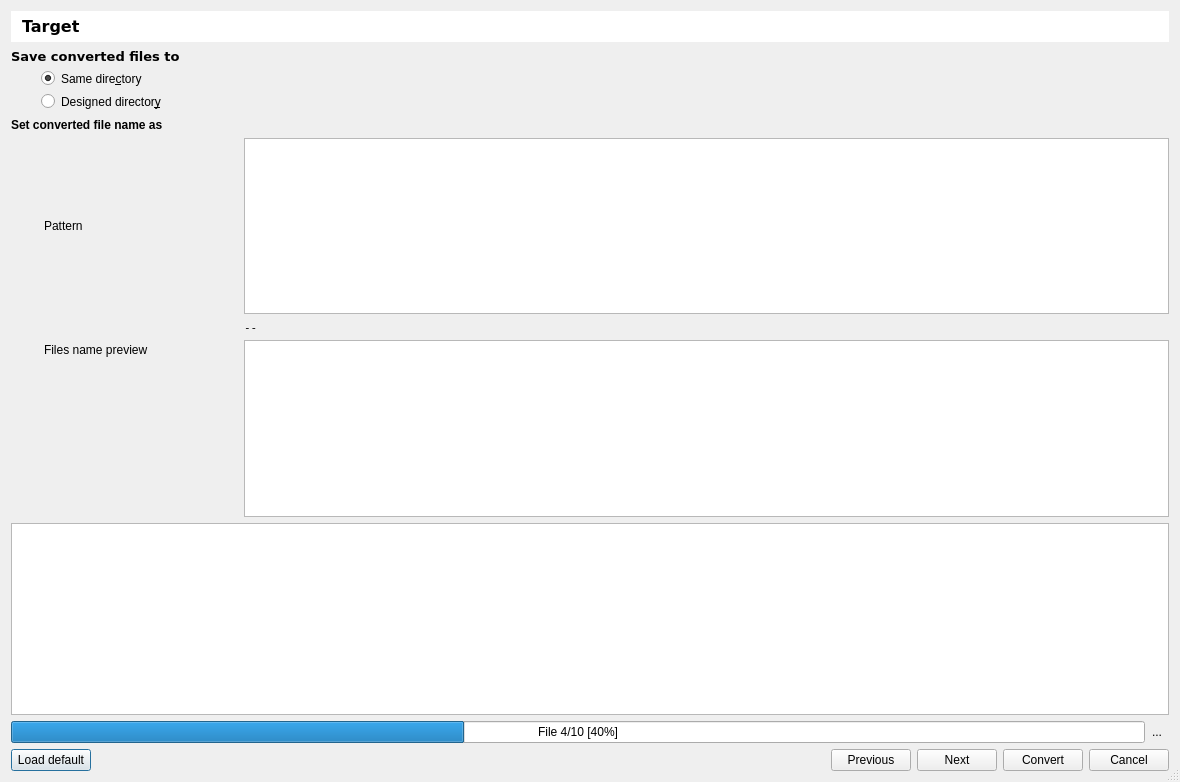
<?xml version="1.0" encoding="UTF-8"?>
<ui version="4.0">
 <class>Dialog</class>
 <widget class="QDialog" name="Dialog">
  <property name="geometry">
   <rect>
    <x>0</x>
    <y>0</y>
    <width>1180</width>
    <height>782</height>
   </rect>
  </property>
  <property name="sizePolicy">
   <sizepolicy hsizetype="Preferred" vsizetype="Preferred">
    <horstretch>0</horstretch>
    <verstretch>0</verstretch>
   </sizepolicy>
  </property>
  <property name="minimumSize">
   <size>
    <width>1180</width>
    <height>680</height>
   </size>
  </property>
  <property name="windowTitle">
   <string>Dialog</string>
  </property>
  <property name="sizeGripEnabled">
   <bool>true</bool>
  </property>
  <layout class="QVBoxLayout" name="verticalLayout">
   <item>
    <widget class="QStackedWidget" name="swPages">
     <property name="sizePolicy">
      <sizepolicy hsizetype="Preferred" vsizetype="Expanding">
       <horstretch>0</horstretch>
       <verstretch>0</verstretch>
      </sizepolicy>
     </property>
     <property name="layoutDirection">
      <enum>Qt::LeftToRight</enum>
     </property>
     <property name="currentIndex">
      <number>1</number>
     </property>
     <widget class="QWidget" name="pagePerimeter">
      <layout class="QGridLayout" name="gridLayout">
       <property name="leftMargin">
        <number>0</number>
       </property>
       <property name="topMargin">
        <number>0</number>
       </property>
       <property name="rightMargin">
        <number>0</number>
       </property>
       <property name="bottomMargin">
        <number>0</number>
       </property>
       <item row="1" column="0" colspan="4">
        <widget class="QLabel" name="label_2">
         <property name="sizePolicy">
          <sizepolicy hsizetype="Preferred" vsizetype="Maximum">
           <horstretch>0</horstretch>
           <verstretch>0</verstretch>
          </sizepolicy>
         </property>
         <property name="font">
          <font>
           <weight>75</weight>
           <bold>true</bold>
          </font>
         </property>
         <property name="text">
          <string>Define source of file list to export</string>
         </property>
        </widget>
       </item>
       <item row="4" column="0" colspan="4">
        <widget class="QLabel" name="label_3">
         <property name="sizePolicy">
          <sizepolicy hsizetype="Expanding" vsizetype="Fixed">
           <horstretch>0</horstretch>
           <verstretch>0</verstretch>
          </sizepolicy>
         </property>
         <property name="text">
          <string/>
         </property>
        </widget>
       </item>
       <item row="5" column="0" colspan="4">
        <widget class="QLabel" name="label_5">
         <property name="sizePolicy">
          <sizepolicy hsizetype="Preferred" vsizetype="Maximum">
           <horstretch>0</horstretch>
           <verstretch>0</verstretch>
          </sizepolicy>
         </property>
         <property name="font">
          <font>
           <pointsize>12</pointsize>
           <weight>75</weight>
           <bold>true</bold>
          </font>
         </property>
         <property name="styleSheet">
          <string notr="true">background-color: palette(light);padding: 6;</string>
         </property>
         <property name="text">
          <string>Format</string>
         </property>
         <property name="margin">
          <number>4</number>
         </property>
        </widget>
       </item>
       <item row="0" column="0" colspan="4">
        <widget class="QLabel" name="label">
         <property name="sizePolicy">
          <sizepolicy hsizetype="Preferred" vsizetype="Maximum">
           <horstretch>0</horstretch>
           <verstretch>0</verstretch>
          </sizepolicy>
         </property>
         <property name="font">
          <font>
           <pointsize>12</pointsize>
           <weight>75</weight>
           <bold>true</bold>
          </font>
         </property>
         <property name="styleSheet">
          <string notr="true">background-color: palette(light);padding: 6;</string>
         </property>
         <property name="text">
          <string>Perimeter</string>
         </property>
         <property name="margin">
          <number>4</number>
         </property>
        </widget>
       </item>
       <item row="2" column="0">
        <widget class="QRadioButton" name="rbPerimeterSelectPath">
         <property name="sizePolicy">
          <sizepolicy hsizetype="Maximum" vsizetype="Maximum">
           <horstretch>0</horstretch>
           <verstretch>0</verstretch>
          </sizepolicy>
         </property>
         <property name="toolTip">
          <string>&lt;html&gt;&lt;head/&gt;&lt;body&gt;&lt;p&gt;All directories and files from current path will be exported&lt;/p&gt;&lt;/body&gt;&lt;/html&gt;</string>
         </property>
         <property name="styleSheet">
          <string notr="true">padding-left: 30px</string>
         </property>
         <property name="text">
          <string>Selecte&amp;d path</string>
         </property>
         <attribute name="buttonGroup">
          <string notr="true">buttonGroupPerimeterSelection</string>
         </attribute>
        </widget>
       </item>
       <item row="3" column="3">
        <widget class="QLabel" name="lblPerimeterSelectSelNfo">
         <property name="sizePolicy">
          <sizepolicy hsizetype="Expanding" vsizetype="Preferred">
           <horstretch>0</horstretch>
           <verstretch>0</verstretch>
          </sizepolicy>
         </property>
         <property name="font">
          <font>
           <italic>true</italic>
          </font>
         </property>
         <property name="styleSheet">
          <string notr="true">padding-left: 15px</string>
         </property>
         <property name="text">
          <string>X files, X directories</string>
         </property>
        </widget>
       </item>
       <item row="6" column="0">
        <widget class="QLabel" name="label_4">
         <property name="font">
          <font>
           <weight>75</weight>
           <bold>true</bold>
          </font>
         </property>
         <property name="text">
          <string>Convert to</string>
         </property>
        </widget>
       </item>
       <item row="3" column="0">
        <widget class="QRadioButton" name="rbPerimeterSelectSel">
         <property name="sizePolicy">
          <sizepolicy hsizetype="Maximum" vsizetype="Maximum">
           <horstretch>0</horstretch>
           <verstretch>0</verstretch>
          </sizepolicy>
         </property>
         <property name="toolTip">
          <string>&lt;html&gt;&lt;head/&gt;&lt;body&gt;&lt;p&gt;All selected directories and files will be exported&lt;/p&gt;&lt;/body&gt;&lt;/html&gt;</string>
         </property>
         <property name="styleSheet">
          <string notr="true">padding-left: 30px</string>
         </property>
         <property name="text">
          <string>Selec&amp;ted files</string>
         </property>
         <attribute name="buttonGroup">
          <string notr="true">buttonGroupPerimeterSelection</string>
         </attribute>
        </widget>
       </item>
       <item row="2" column="3">
        <widget class="QLabel" name="lblPerimeterSelectPathNfo">
         <property name="sizePolicy">
          <sizepolicy hsizetype="MinimumExpanding" vsizetype="Preferred">
           <horstretch>0</horstretch>
           <verstretch>0</verstretch>
          </sizepolicy>
         </property>
         <property name="font">
          <font>
           <italic>true</italic>
          </font>
         </property>
         <property name="styleSheet">
          <string notr="true">padding-left: 15px</string>
         </property>
         <property name="text">
          <string>X files, X directories from &lt;b&gt;XXXX&lt;/b&gt;</string>
         </property>
        </widget>
       </item>
       <item row="7" column="2" colspan="2">
        <widget class="QStackedWidget" name="swSaveOptions">
         <property name="sizePolicy">
          <sizepolicy hsizetype="Preferred" vsizetype="MinimumExpanding">
           <horstretch>0</horstretch>
           <verstretch>0</verstretch>
          </sizepolicy>
         </property>
         <property name="currentIndex">
          <number>1</number>
         </property>
         <widget class="QWidget" name="pgSaveOptionsKra">
          <property name="sizePolicy">
           <sizepolicy hsizetype="Preferred" vsizetype="MinimumExpanding">
            <horstretch>0</horstretch>
            <verstretch>0</verstretch>
           </sizepolicy>
          </property>
          <layout class="QHBoxLayout" name="horizontalLayout_3">
           <property name="leftMargin">
            <number>0</number>
           </property>
           <property name="topMargin">
            <number>0</number>
           </property>
           <property name="rightMargin">
            <number>0</number>
           </property>
           <property name="bottomMargin">
            <number>0</number>
           </property>
           <item>
            <widget class="QLabel" name="label_7">
             <property name="font">
              <font>
               <italic>true</italic>
              </font>
             </property>
             <property name="text">
              <string>No options available for this format</string>
             </property>
             <property name="alignment">
              <set>Qt::AlignLeading|Qt::AlignLeft|Qt::AlignTop</set>
             </property>
            </widget>
           </item>
          </layout>
         </widget>
         <widget class="QWidget" name="pgSaveOptionsPng">
          <property name="sizePolicy">
           <sizepolicy hsizetype="Preferred" vsizetype="MinimumExpanding">
            <horstretch>0</horstretch>
            <verstretch>0</verstretch>
           </sizepolicy>
          </property>
          <layout class="QHBoxLayout" name="horizontalLayout_2">
           <property name="leftMargin">
            <number>0</number>
           </property>
           <property name="topMargin">
            <number>0</number>
           </property>
           <property name="rightMargin">
            <number>0</number>
           </property>
           <property name="bottomMargin">
            <number>0</number>
           </property>
           <item>
            <widget class="WExportOptionsPng" name="bcweoPng" native="true">
             <property name="sizePolicy">
              <sizepolicy hsizetype="Preferred" vsizetype="MinimumExpanding">
               <horstretch>0</horstretch>
               <verstretch>0</verstretch>
              </sizepolicy>
             </property>
             <property name="minimumSize">
              <size>
               <width>0</width>
               <height>0</height>
              </size>
             </property>
            </widget>
           </item>
          </layout>
         </widget>
         <widget class="QWidget" name="pgSaveOptionsJpeg">
          <property name="sizePolicy">
           <sizepolicy hsizetype="Preferred" vsizetype="MinimumExpanding">
            <horstretch>0</horstretch>
            <verstretch>0</verstretch>
           </sizepolicy>
          </property>
          <layout class="QHBoxLayout" name="horizontalLayout_4">
           <property name="leftMargin">
            <number>0</number>
           </property>
           <property name="topMargin">
            <number>0</number>
           </property>
           <property name="rightMargin">
            <number>0</number>
           </property>
           <property name="bottomMargin">
            <number>0</number>
           </property>
           <item>
            <widget class="WExportOptionsJpeg" name="bcweoJpg" native="true">
             <property name="sizePolicy">
              <sizepolicy hsizetype="Preferred" vsizetype="MinimumExpanding">
               <horstretch>0</horstretch>
               <verstretch>0</verstretch>
              </sizepolicy>
             </property>
            </widget>
           </item>
          </layout>
         </widget>
        </widget>
       </item>
       <item row="8" column="0">
        <spacer name="verticalSpacer_6">
         <property name="orientation">
          <enum>Qt::Vertical</enum>
         </property>
         <property name="sizeHint" stdset="0">
          <size>
           <width>20</width>
           <height>40</height>
          </size>
         </property>
        </spacer>
       </item>
       <item row="6" column="1" colspan="3">
        <widget class="QComboBox" name="cbxFormat">
         <item>
          <property name="text">
           <string>Krita file</string>
          </property>
         </item>
         <item>
          <property name="text">
           <string>PNG file</string>
          </property>
         </item>
         <item>
          <property name="text">
           <string>JPEG file</string>
          </property>
         </item>
        </widget>
       </item>
       <item row="7" column="0" colspan="2">
        <widget class="QLabel" name="label_6">
         <property name="font">
          <font>
           <weight>75</weight>
           <bold>true</bold>
          </font>
         </property>
         <property name="text">
          <string>File saving options</string>
         </property>
         <property name="alignment">
          <set>Qt::AlignLeading|Qt::AlignLeft|Qt::AlignTop</set>
         </property>
        </widget>
       </item>
      </layout>
     </widget>
     <widget class="QWidget" name="pageTarget">
      <layout class="QGridLayout" name="gridLayout_6">
       <property name="leftMargin">
        <number>0</number>
       </property>
       <property name="topMargin">
        <number>0</number>
       </property>
       <property name="rightMargin">
        <number>0</number>
       </property>
       <property name="bottomMargin">
        <number>0</number>
       </property>
       <item row="0" column="0" colspan="5">
        <widget class="QLabel" name="label_12">
         <property name="font">
          <font>
           <family>DejaVu Sans</family>
           <pointsize>12</pointsize>
           <weight>75</weight>
           <italic>false</italic>
           <bold>true</bold>
          </font>
         </property>
         <property name="styleSheet">
          <string notr="true">background-color: palette(light);padding: 6;</string>
         </property>
         <property name="text">
          <string>Target</string>
         </property>
         <property name="margin">
          <number>4</number>
         </property>
        </widget>
       </item>
       <item row="5" column="0">
        <widget class="QLabel" name="label_45">
         <property name="styleSheet">
          <string notr="true">padding-left: 30px</string>
         </property>
         <property name="text">
          <string>Pattern</string>
         </property>
        </widget>
       </item>
       <item row="1" column="0" colspan="5">
        <widget class="QLabel" name="label_13">
         <property name="font">
          <font>
           <family>DejaVu Sans</family>
           <pointsize>10</pointsize>
           <weight>75</weight>
           <italic>false</italic>
           <bold>true</bold>
          </font>
         </property>
         <property name="text">
          <string>Save converted files to</string>
         </property>
        </widget>
       </item>
       <item row="4" column="0" colspan="5">
        <widget class="QLabel" name="label_44">
         <property name="font">
          <font>
           <weight>75</weight>
           <bold>true</bold>
          </font>
         </property>
         <property name="text">
          <string>Set converted file name as</string>
         </property>
        </widget>
       </item>
       <item row="3" column="0">
        <widget class="QRadioButton" name="rbTargetDirectoryDesigned">
         <property name="sizePolicy">
          <sizepolicy hsizetype="Minimum" vsizetype="Maximum">
           <horstretch>0</horstretch>
           <verstretch>0</verstretch>
          </sizepolicy>
         </property>
         <property name="styleSheet">
          <string notr="true">padding-left: 30px</string>
         </property>
         <property name="text">
          <string>Designed director&amp;y</string>
         </property>
         <property name="checked">
          <bool>false</bool>
         </property>
         <attribute name="buttonGroup">
          <string notr="true">buttonGroupTargetResult</string>
         </attribute>
        </widget>
       </item>
       <item row="2" column="0" colspan="5">
        <widget class="QRadioButton" name="rbTargetDirectorySame">
         <property name="styleSheet">
          <string notr="true">padding-left: 30px</string>
         </property>
         <property name="text">
          <string>Same dire&amp;ctory</string>
         </property>
         <property name="checked">
          <bool>true</bool>
         </property>
         <attribute name="buttonGroup">
          <string notr="true">buttonGroupTargetResult</string>
         </attribute>
        </widget>
       </item>
       <item row="3" column="1" colspan="4">
        <widget class="BCWPathBar" name="bcwpbTargetDirectory">
         <property name="sizePolicy">
          <sizepolicy hsizetype="Preferred" vsizetype="Fixed">
           <horstretch>0</horstretch>
           <verstretch>0</verstretch>
          </sizepolicy>
         </property>
         <property name="minimumSize">
          <size>
           <width>0</width>
           <height>20</height>
          </size>
         </property>
         <property name="frameShape">
          <enum>QFrame::NoFrame</enum>
         </property>
         <property name="frameShadow">
          <enum>QFrame::Raised</enum>
         </property>
        </widget>
       </item>
       <item row="5" column="1" colspan="4">
        <widget class="WCodeEditor" name="ceTargetFilePattern"/>
       </item>
       <item row="6" column="1" colspan="4">
        <widget class="QLabel" name="lblError">
         <property name="font">
          <font>
           <family>DejaVu Sans Mono</family>
           <pointsize>8</pointsize>
          </font>
         </property>
         <property name="text">
          <string>--</string>
         </property>
        </widget>
       </item>
       <item row="7" column="0">
        <widget class="QLabel" name="lblResultPreview">
         <property name="styleSheet">
          <string notr="true">padding-left: 30px</string>
         </property>
         <property name="text">
          <string>Files name preview</string>
         </property>
         <property name="alignment">
          <set>Qt::AlignLeading|Qt::AlignLeft|Qt::AlignTop</set>
         </property>
        </widget>
       </item>
       <item row="7" column="1" colspan="4">
        <widget class="QTreeView" name="tvResultPreview">
         <property name="sizePolicy">
          <sizepolicy hsizetype="Expanding" vsizetype="Expanding">
           <horstretch>0</horstretch>
           <verstretch>0</verstretch>
          </sizepolicy>
         </property>
         <property name="font">
          <font>
           <family>DejaVu Sans Mono</family>
          </font>
         </property>
         <property name="alternatingRowColors">
          <bool>true</bool>
         </property>
         <property name="rootIsDecorated">
          <bool>false</bool>
         </property>
         <property name="sortingEnabled">
          <bool>true</bool>
         </property>
         <property name="expandsOnDoubleClick">
          <bool>false</bool>
         </property>
         <attribute name="headerShowSortIndicator" stdset="0">
          <bool>true</bool>
         </attribute>
         <attribute name="headerStretchLastSection">
          <bool>false</bool>
         </attribute>
        </widget>
       </item>
       <item row="10" column="0" rowspan="2" colspan="5">
        <widget class="QWidget" name="wProgress" native="true">
         <property name="sizePolicy">
          <sizepolicy hsizetype="Preferred" vsizetype="MinimumExpanding">
           <horstretch>0</horstretch>
           <verstretch>0</verstretch>
          </sizepolicy>
         </property>
         <property name="minimumSize">
          <size>
           <width>0</width>
           <height>0</height>
          </size>
         </property>
         <layout class="QVBoxLayout" name="verticalLayout_2">
          <property name="leftMargin">
           <number>0</number>
          </property>
          <property name="topMargin">
           <number>0</number>
          </property>
          <property name="rightMargin">
           <number>0</number>
          </property>
          <property name="bottomMargin">
           <number>0</number>
          </property>
          <item>
           <widget class="WConsole" name="pteConsole">
            <property name="sizePolicy">
             <sizepolicy hsizetype="Expanding" vsizetype="MinimumExpanding">
              <horstretch>0</horstretch>
              <verstretch>0</verstretch>
             </sizepolicy>
            </property>
            <property name="minimumSize">
             <size>
              <width>0</width>
              <height>0</height>
             </size>
            </property>
            <property name="font">
             <font>
              <family>DejaVu Sans Mono</family>
              <pointsize>8</pointsize>
             </font>
            </property>
            <property name="sizeAdjustPolicy">
             <enum>QAbstractScrollArea::AdjustIgnored</enum>
            </property>
            <property name="lineWrapMode">
             <enum>QPlainTextEdit::NoWrap</enum>
            </property>
            <property name="readOnly">
             <bool>true</bool>
            </property>
           </widget>
          </item>
          <item>
           <widget class="QWidget" name="widget_2" native="true">
            <property name="sizePolicy">
             <sizepolicy hsizetype="Preferred" vsizetype="Maximum">
              <horstretch>0</horstretch>
              <verstretch>0</verstretch>
             </sizepolicy>
            </property>
            <property name="minimumSize">
             <size>
              <width>0</width>
              <height>0</height>
             </size>
            </property>
            <layout class="QHBoxLayout" name="horizontalLayout_5">
             <property name="spacing">
              <number>0</number>
             </property>
             <property name="leftMargin">
              <number>0</number>
             </property>
             <property name="topMargin">
              <number>0</number>
             </property>
             <property name="rightMargin">
              <number>0</number>
             </property>
             <property name="bottomMargin">
              <number>0</number>
             </property>
             <item>
              <widget class="QProgressBar" name="pgbTargetResultExport">
               <property name="enabled">
                <bool>true</bool>
               </property>
               <property name="maximum">
                <number>10</number>
               </property>
               <property name="value">
                <number>4</number>
               </property>
               <property name="textVisible">
                <bool>true</bool>
               </property>
               <property name="orientation">
                <enum>Qt::Horizontal</enum>
               </property>
               <property name="invertedAppearance">
                <bool>false</bool>
               </property>
               <property name="textDirection">
                <enum>QProgressBar::TopToBottom</enum>
               </property>
               <property name="format">
                <string>File %v/%m [%p%]</string>
               </property>
              </widget>
             </item>
             <item>
              <widget class="QToolButton" name="pbHideConsole">
               <property name="toolTip">
                <string>Hide console</string>
               </property>
               <property name="text">
                <string>...</string>
               </property>
               <property name="icon">
                <iconset resource="../../pktk/resources/svg/dark_icons.qrc">
                 <normaloff>:/pktk/images/normal/visibility_off</normaloff>
                 <disabledoff>:/pktk/images/disabled/visibility_off</disabledoff>:/pktk/images/normal/visibility_off</iconset>
               </property>
               <property name="autoRaise">
                <bool>true</bool>
               </property>
              </widget>
             </item>
            </layout>
           </widget>
          </item>
         </layout>
        </widget>
       </item>
      </layout>
     </widget>
    </widget>
   </item>
   <item>
    <widget class="QWidget" name="widget" native="true">
     <property name="sizePolicy">
      <sizepolicy hsizetype="Preferred" vsizetype="Maximum">
       <horstretch>0</horstretch>
       <verstretch>0</verstretch>
      </sizepolicy>
     </property>
     <layout class="QHBoxLayout" name="horizontalLayout">
      <property name="leftMargin">
       <number>0</number>
      </property>
      <property name="topMargin">
       <number>0</number>
      </property>
      <property name="rightMargin">
       <number>0</number>
      </property>
      <property name="bottomMargin">
       <number>0</number>
      </property>
      <item>
       <widget class="QPushButton" name="pbOptionsLoadDefault">
        <property name="toolTip">
         <string>&lt;html&gt;&lt;head/&gt;&lt;body&gt;&lt;p&gt;Reset all configurations settings to Buli Commander default values&lt;/p&gt;&lt;/body&gt;&lt;/html&gt;</string>
        </property>
        <property name="text">
         <string>Load default</string>
        </property>
       </widget>
      </item>
      <item>
       <spacer name="horizontalSpacer">
        <property name="orientation">
         <enum>Qt::Horizontal</enum>
        </property>
        <property name="sizeHint" stdset="0">
         <size>
          <width>40</width>
          <height>20</height>
         </size>
        </property>
       </spacer>
      </item>
      <item>
       <widget class="QPushButton" name="pbPrevious">
        <property name="toolTip">
         <string>Go back to previous export configuration panel</string>
        </property>
        <property name="text">
         <string>Previous</string>
        </property>
        <property name="icon">
         <iconset theme="go-previous">
          <normaloff>.</normaloff>.</iconset>
        </property>
       </widget>
      </item>
      <item>
       <widget class="QPushButton" name="pbNext">
        <property name="toolTip">
         <string>Continue to next export configuration panel</string>
        </property>
        <property name="text">
         <string>Next</string>
        </property>
        <property name="icon">
         <iconset theme="go-next">
          <normaloff>.</normaloff>.</iconset>
        </property>
       </widget>
      </item>
      <item>
       <widget class="QPushButton" name="pbConvert">
        <property name="toolTip">
         <string/>
        </property>
        <property name="text">
         <string>Convert</string>
        </property>
        <property name="icon">
         <iconset theme="dialog-ok">
          <normaloff>.</normaloff>.</iconset>
        </property>
       </widget>
      </item>
      <item>
       <widget class="QPushButton" name="pbCancel">
        <property name="text">
         <string>Cancel</string>
        </property>
        <property name="icon">
         <iconset theme="dialog-cancel">
          <normaloff>.</normaloff>.</iconset>
        </property>
       </widget>
      </item>
     </layout>
    </widget>
   </item>
  </layout>
 </widget>
 <customwidgets>
  <customwidget>
   <class>BCWPathBar</class>
   <extends>QFrame</extends>
   <header>bulicommander.bc.bcwpathbar</header>
   <container>1</container>
  </customwidget>
  <customwidget>
   <class>WExportOptionsPng</class>
   <extends>QWidget</extends>
   <header>bulicommander.pktk.widgets.wexportoptions</header>
   <container>1</container>
  </customwidget>
  <customwidget>
   <class>WExportOptionsJpeg</class>
   <extends>QWidget</extends>
   <header>bulicommander.pktk.widgets.wexportoptions</header>
   <container>1</container>
  </customwidget>
  <customwidget>
   <class>WConsole</class>
   <extends>QPlainTextEdit</extends>
   <header>bulicommander.pktk.widgets.wconsole</header>
  </customwidget>
  <customwidget>
   <class>WCodeEditor</class>
   <extends>QPlainTextEdit</extends>
   <header>bulicommander.pktk.widgets.wcodeeditor</header>
  </customwidget>
 </customwidgets>
 <resources>
  <include location="../../pktk/resources/svg/dark_icons.qrc"/>
 </resources>
 <connections/>
 <buttongroups>
  <buttongroup name="buttonGroupPerimeterSelection"/>
  <buttongroup name="buttonGroupTargetResult"/>
 </buttongroups>
</ui>
